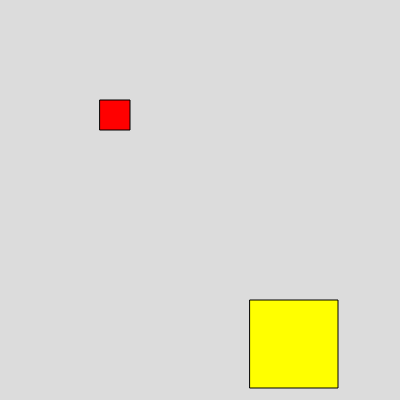
Frame 1 (no input)
Frame 60 (no input): identical to frame 1, image omitted
Frame 120 (the mouse pressed at the canvas centre since frame 60): identical to frame 1, image omitted

The p5.js sketch that drew this single still picture (run headless with seeded random() and noise() and a simulated clock; from frame 60 on, the mouse is pressed at the canvas centre):

// p5.js sketch
// ── sketch.js
let giro;
function setup() {
  createCanvas(400, 400);
  giro = 0;
}

function draw() {
  background(220);
  //giro++;
  if(keyIsPressed){
    giro++;
  }
  miFigura(100, 100, giro, 30, color(255, 0, 0));
  miFigura(250, 300, giro * 5, 88, color(255, 255, 0));
}

function miFigura(x, y, r, t, c) {
  push();
  translate(x, y);
  rotate(radians(r));
  fill(c);
  rect(0, 0, t);
  pop();
}
